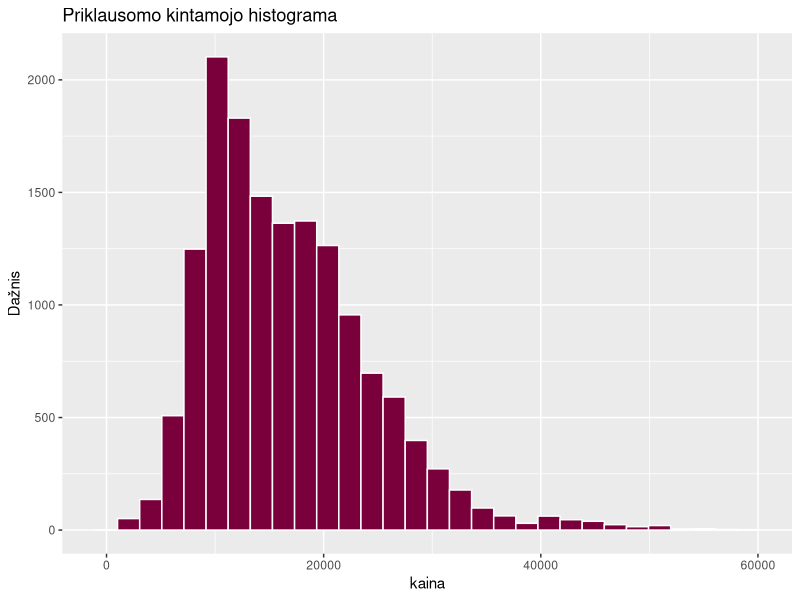
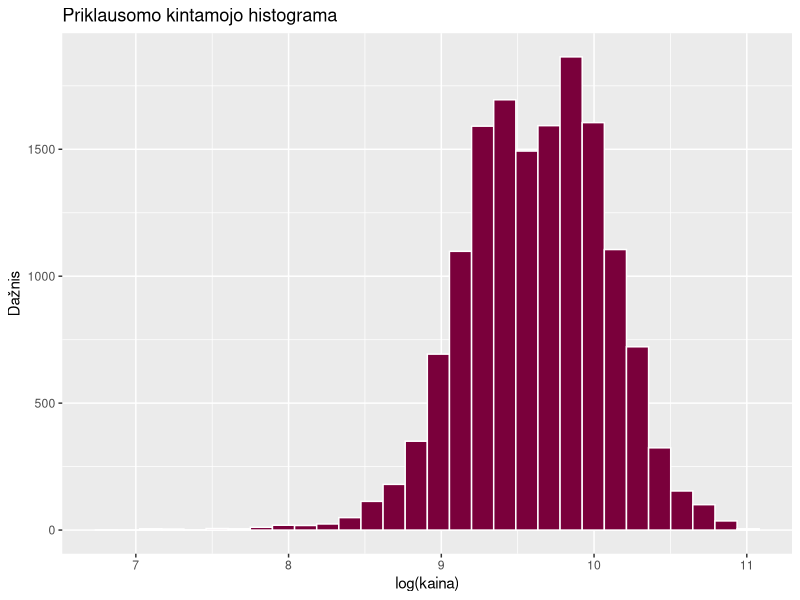
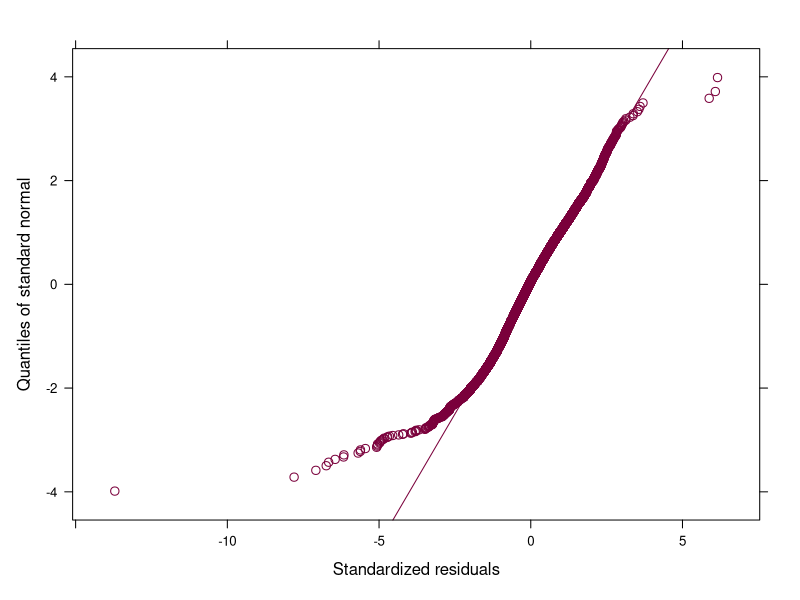
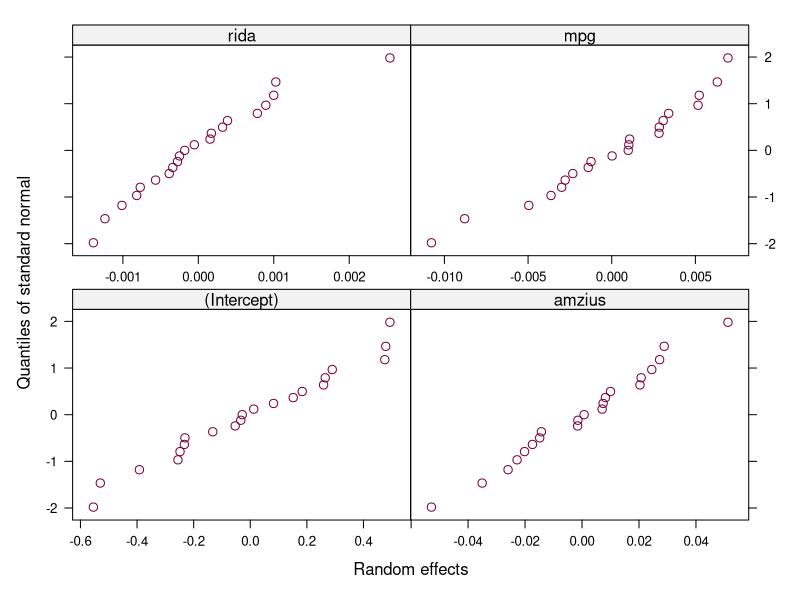
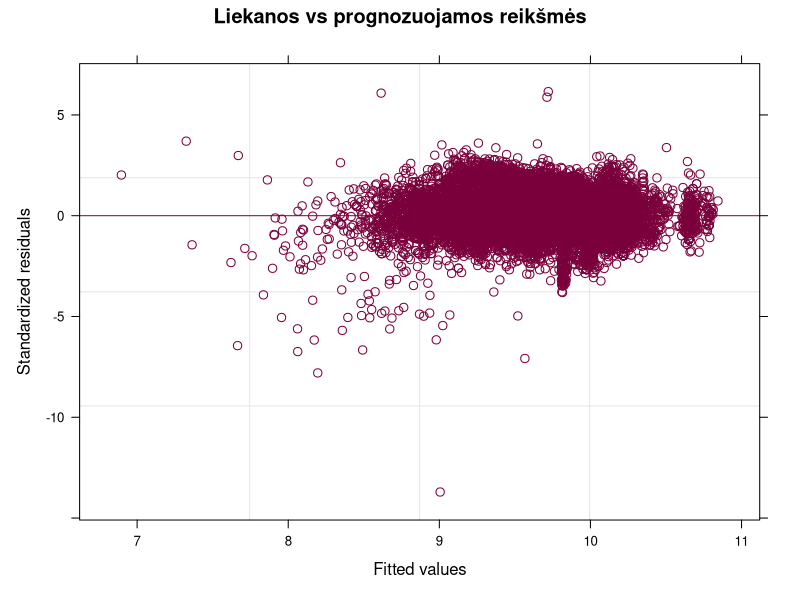
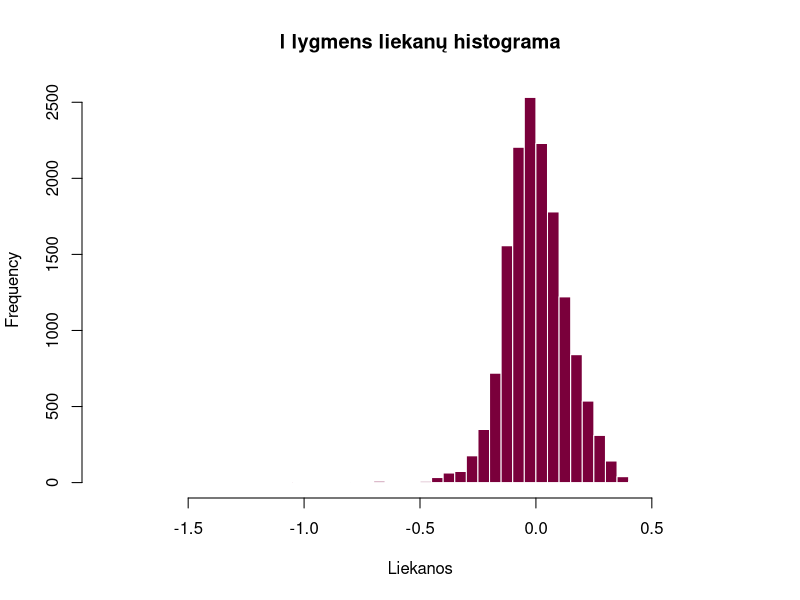

Here is the R script that generated these plots, in order:
# =====================================================================
# Autorės: Lidija Puščiūtė, Darja Baranova
# K6(10) – Savarankiškas HLM: naudotų Volkswagen automobilių kainos
# Duomenys: Kaggle „100,000 UK Used Car Data set“ (failas vw.csv)
# I lygmuo – automobilis (skelbimas), II lygmuo – automobilio modelis
# =====================================================================

# Bibliotekos
library(nlme)      # lme() – hierarchiniai tiesiniai modeliai (kaip paskaitos pavyzdyje)
library(ggplot2)   # priklausomo kintamojo histograma

# ---------------------------------------------------------------------
# 0. Duomenų nuskaitymas ir paruošimas
# ---------------------------------------------------------------------
duom <- read.csv("vw.csv")                               # failas tame pačiame aplanke kaip kodas
duom$model <- trimws(duom$model)                         # pavadinimų priekyje yra tarpas

duom <- subset(duom, fuelType %in% c("Petrol", "Diesel"))   # tik benzininiai ir dyzeliniai
duom <- subset(duom, engineSize > 0)                        # variklio tūris 0 – klaida
duom <- subset(duom, mpg >= 20 & mpg <= 100)                # neįtikėtinos sąnaudų reikšmės
duom <- duom[duom$model %in% names(which(table(duom$model) >= 30)), ]  # modeliai su >= 30 automobilių
duom$model <- factor(duom$model)

duom$lkaina <- log(duom$price)        # priklausomas kintamasis – kainos logaritmas
duom$lkaina_c <- duom$lkaina - mean(duom$lkaina)   # centruota log(kaina) – besąlyginio modelio hipotezėms
duom$amzius <- 2020 - duom$year       # amžius metais (duomenys surinkti 2020 m.)
duom$rida   <- duom$mileage / 1000    # rida, tūkst. mylių
duom$vid_variklis <- ave(duom$engineSize, duom$model)   # II lygmens kintamasis: modelio vidutinis variklio tūris

duom$transmission <- factor(duom$transmission)   # Automatic, Manual, Semi-Auto
duom$fuelType <- factor(duom$fuelType)           # Diesel, Petrol
table(duom$transmission); table(duom$fuelType)

nrow(duom)            # stebėjimų skaičius
nlevels(duom$model)   # II lygmens aibių (modelių) skaičius
sort(table(duom$model))

# ---------------------------------------------------------------------
# 1. Priklausomo kintamojo normalumas
# ---------------------------------------------------------------------
ggplot(duom, aes(x = price)) +
  geom_histogram(bins = 30, fill = "#7A003B", color = "white") +
  labs(title = "Priklausomo kintamojo histograma", x = "kaina", y = "Dažnis")
ggplot(duom, aes(x = lkaina)) +
  geom_histogram(bins = 30, fill = "#7A003B", color = "white") +
  labs(title = "Priklausomo kintamojo histograma", x = "log(kaina)", y = "Dažnis")
set.seed(2026)
shapiro.test(sample(duom$lkaina, 5000))   # shapiro.test leidžia iki 5000 stebėjimų – atsitiktinė imtis

# ---------------------------------------------------------------------
# 2. Besąlyginis modelis ir ICC
# ---------------------------------------------------------------------
model.0 <- lme(lkaina_c ~ 1, random = ~ 1 | model, data = duom)   # REML, centruoti duomenys
summary(model.0)
VarCorr(model.0)
tau00 <- as.numeric(VarCorr(model.0)[1, "Variance"])
sigma2_0 <- model.0$sigma^2
ICC <- tau00 / (tau00 + sigma2_0)
ICC
intervals(model.0)    # PI dispersijų st. nuokrypiams (ar tau00 > 0, sigma^2 > 0)

# ---------------------------------------------------------------------
# 3. Intervalinių I lygmens kintamųjų koreliacijos
# ---------------------------------------------------------------------
round(cor(duom[, c("amzius", "rida", "mpg")]), 3)

# ---------------------------------------------------------------------
# 4. Dviejų lygmenų modelis
#    I lygmuo: amzius, rida, mpg (intervaliniai), transmission, fuelType (kategoriniai)
#    II lygmuo: vid_variklis
#    Atsitiktinio poveikio: konstanta, amzius, rida ir mpg
#    Kategoriniams kintamiesiems R automatiškai sukuria pseudokintamuosius
#    (bazinės kategorijos – Automatic ir Diesel)
# ---------------------------------------------------------------------
ctrl <- lmeControl(opt = "optim", maxIter = 500, msMaxIter = 500)
model.1 <- lme(lkaina ~ 1 + vid_variklis + amzius + rida + mpg + transmission + fuelType,
               random = ~ 1 + amzius + rida + mpg | model, data = duom, control = ctrl)   # REML
summary(model.1)        # fiksuoti parametrai (Fixed effects) ir st. nuokrypiai (Random effects)
VarCorr(model.1)        # dispersijos: tau00, tau11, tau22, tau33, sigma^2
getVarCov(model.1)      # tau matrica su kovariacijomis (tau01, tau02, ...)

model.0ml <- update(model.0, method = "ML")   # modelių palyginimui – ML įverčiai
model.1ml <- update(model.1, method = "ML")

# Ar reikalingi atsitiktiniai nuolydžiai? (lyginame modelius be vieno iš jų)
model.1a <- update(model.1ml, random = ~ 1 + rida + mpg | model)     # be atsitiktinio amzius nuolydžio
anova(model.1ml, model.1a)       # p < 0,0001 – atsitiktinis amzius nuolydis reikalingas
model.1b <- update(model.1ml, random = ~ 1 + amzius + mpg | model)   # be atsitiktinio rida nuolydžio
anova(model.1ml, model.1b)       # p < 0,0001 – atsitiktinis rida nuolydis reikalingas
model.1c <- update(model.1ml, random = ~ 1 + amzius + rida | model)  # be atsitiktinio mpg nuolydžio
anova(model.1ml, model.1c)       # p < 0,0001 – atsitiktinis mpg nuolydis reikalingas
AIC(model.0ml)
AIC(model.1ml)

# ---------------------------------------------------------------------
# 5. Modeliai su sąveika (II lygmens kintamasis × I lygmens kintamasis)
# ---------------------------------------------------------------------
# SĄVEIKA 1: vid_variklis ir amzius
# Klausimas: ar didesnio variklio modeliai nuvertėja greičiau?
model.2ml <- update(model.1ml, . ~ . + vid_variklis:amzius)
summary(model.2ml)$tTable
anova(model.1ml, model.2ml)      # sąveika nereikšminga – nereikalinga

# SĄVEIKA 2: vid_variklis ir rida
# Klausimas: ar didesnio variklio modeliams rida kainą veikia kitaip?
model.3ml <- update(model.1ml, . ~ . + vid_variklis:rida)
summary(model.3ml)$tTable
anova(model.1ml, model.3ml)      # sąveika nereikšminga – nereikalinga

# ---------------------------------------------------------------------
# 6. GALUTINIS MODELIS: dviejų lygmenų modelis be sąveikų (model.1, REML)
#    Abi sąveikos nereikšmingos, todėl renkamės paprastesnį modelį
# ---------------------------------------------------------------------
summary(model.1)       # fiksuoti parametrai ir st. nuokrypiai
VarCorr(model.1)       # dispersijos: tau00, tau11, tau22, tau33, sigma^2
getVarCov(model.1)     # tau kovariacijos

# ---------------------------------------------------------------------
# 7. Galutinio modelio palyginimas su besąlyginiu
# ---------------------------------------------------------------------
sigma2_1 <- model.1$sigma^2
(sigma2_0 - sigma2_1) / sigma2_0              # I lygmens dispersijos sąlyginis pokytis
AIC(model.0ml, model.1ml)                     # anova() netinka – model.0 sudarytas centruotai priklausomai kintamajai
AIC(model.0ml) - AIC(model.1ml)               # Akaikės indekso pokytis

# ---------------------------------------------------------------------
# 8. Prielaidų tikrinimas: liekanų normalumas ir homoskedastiškumas
# ---------------------------------------------------------------------
qqnorm(model.1, ~ resid(., type = "p"), abline = c(0, 1), col = "#7A003B")      # I lygmens liekanos e
qqnorm(model.1, ~ ranef(.), col = "#7A003B")      # II lygmens u0, u1, u2, u3
plot(model.1, resid(., type = "pearson") ~ fitted(.), abline = 0, col = "#7A003B",
     main = "Liekanos vs prognozuojamos reikšmės")   # homoskedastiškumas
hist(resid(model.1), breaks = 80, main = "I lygmens liekanų histograma", xlab = "Liekanos",
     col = "#7A003B", border = "white")
mean(abs(resid(model.1, type = "pearson")) > 3)   # dalis liekanų, didesnių nei 3 st. nuokrypiai
round(ranef(model.1), 3)                          # kiekvieno modelio u0, u1, u2, u3

# ---------------------------------------------------------------------
# 9. Prognozė su galutiniu modeliu
#    3 metų VW Golf, 30 tūkst. mylių rida, 55 mpg, mechaninė dėžė, benzinas
# ---------------------------------------------------------------------
vv_golf <- unique(duom$vid_variklis[duom$model == "Golf"])   # Golf vidutinis variklio tūris
naujas_golf <- data.frame(
  model = factor("Golf", levels = levels(duom$model)),
  vid_variklis = vv_golf,
  amzius = 3,
  rida = 30,
  mpg = 55,
  transmission = factor("Manual", levels = levels(duom$transmission)),
  fuelType = factor("Petrol", levels = levels(duom$fuelType))
)

exp(predict(model.1, naujas_golf, level = 0))   # pagal fiksuotą dalį (level = 0), £
exp(predict(model.1, naujas_golf, level = 1))   # su Golf atsitiktiniais efektais (level = 1), £
